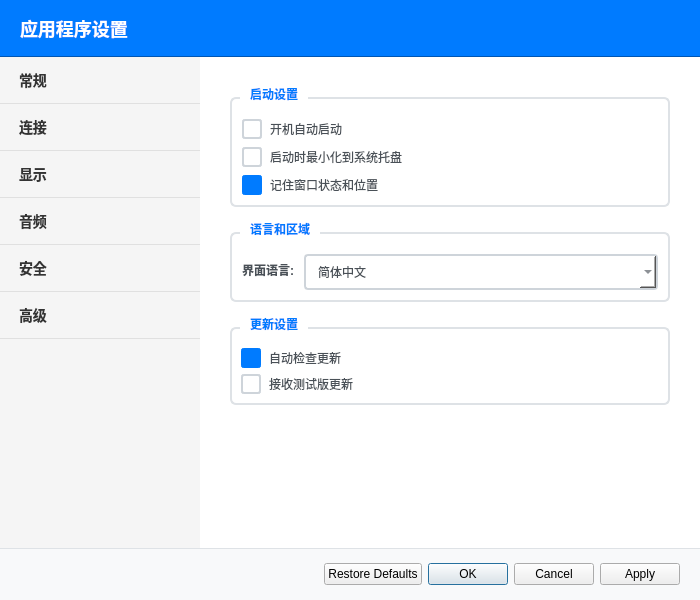
<?xml version="1.0" encoding="UTF-8"?>
<ui version="4.0">
 <class>SettingsDialog</class>
 <widget class="QDialog" name="SettingsDialog">
  <property name="geometry">
   <rect>
    <x>0</x>
    <y>0</y>
    <width>700</width>
    <height>600</height>
   </rect>
  </property>
  <property name="windowTitle">
   <string>应用程序设置</string>
  </property>
  <property name="windowIcon">
    <iconset resource="../../resources/resources.qrc">
     <normaloff>:/icons/settings.svg</normaloff>:/icons/settings.svg</iconset>
  </property>
  <property name="modal">
   <bool>true</bool>
  </property>
  <property name="styleSheet">
   <string>QDialog {
    background-color: #ffffff;
    color: #212529;
    font-family: "Segoe UI", "Microsoft YaHei", sans-serif;
    font-size: 13px;
}

QLabel {
    color: #495057;
    font-weight: 500;
}

QGroupBox {
    font-weight: bold;
    color: #343a40;
    border: 2px solid #dee2e6;
    border-radius: 6px;
    margin-top: 10px;
    padding-top: 10px;
}

QGroupBox::title {
    subcontrol-origin: margin;
    left: 10px;
    padding: 0 8px 0 8px;
    color: #007bff;
}

QCheckBox {
    color: #495057;
    spacing: 8px;
}

QCheckBox::indicator {
    width: 16px;
    height: 16px;
    border: 2px solid #ced4da;
    border-radius: 3px;
    background-color: #ffffff;
}

QCheckBox::indicator:checked {
    background-color: #007bff;
    border-color: #007bff;
    /* removed missing resource :/icons/check.png */
}

QComboBox {
    border: 2px solid #ced4da;
    border-radius: 4px;
    padding: 6px 12px;
    background-color: #ffffff;
    color: #495057;
    min-height: 20px;
}

QLineEdit:focus {
     border-color: #80bdff;
     outline: 0;
 }

QSpinBox {
    border: 2px solid #ced4da;
    border-radius: 4px;
    padding: 6px 12px;
    background-color: #ffffff;
    color: #495057;
    min-height: 20px;
}

QSpinBox:focus {
    border-color: #80bdff;
    outline: 0;
}

QLineEdit {
    border: 2px solid #ced4da;
    border-radius: 4px;
    padding: 8px 12px;
    background-color: #ffffff;
    color: #495057;
    font-size: 13px;
}

QLineEdit:focus {
    border-color: #80bdff;
    outline: 0;
}</string>
  </property>
  <layout class="QVBoxLayout" name="mainLayout">
   <property name="spacing">
    <number>0</number>
   </property>
   <property name="leftMargin">
    <number>0</number>
   </property>
   <property name="topMargin">
    <number>0</number>
   </property>
   <property name="rightMargin">
    <number>0</number>
   </property>
   <property name="bottomMargin">
    <number>0</number>
   </property>
   <item>
    <widget class="QWidget" name="titleWidget">
     <property name="styleSheet">
      <string>QWidget#titleWidget {
    background-color: #007bff;
    color: white;
    border-bottom: 1px solid #0056b3;
}</string>
     </property>
     <layout class="QHBoxLayout" name="titleLayout">
      <property name="leftMargin">
       <number>20</number>
      </property>
      <property name="topMargin">
       <number>15</number>
      </property>
      <property name="rightMargin">
       <number>20</number>
      </property>
      <property name="bottomMargin">
       <number>15</number>
      </property>
      <item>
       <widget class="QLabel" name="titleLabel">
        <property name="text">
         <string>应用程序设置</string>
        </property>
        <property name="styleSheet">
         <string>QLabel {
    color: white;
    font-size: 18px;
    font-weight: bold;
}</string>
        </property>
       </widget>
      </item>
      <item>
       <spacer name="titleSpacer">
        <property name="orientation">
         <enum>Qt::Horizontal</enum>
        </property>
        <property name="sizeHint" stdset="0">
         <size>
          <width>40</width>
          <height>20</height>
         </size>
        </property>
       </spacer>
      </item>
     </layout>
    </widget>
   </item>
   <item>
    <widget class="QWidget" name="contentWidget">
     <property name="styleSheet">
      <string>QWidget#contentWidget {
    background-color: #f8f9fa;
    border: none;
}</string>
     </property>
     <layout class="QHBoxLayout" name="contentLayout">
      <property name="spacing">
       <number>0</number>
      </property>
      <property name="leftMargin">
       <number>0</number>
      </property>
      <property name="topMargin">
       <number>0</number>
      </property>
      <property name="rightMargin">
       <number>0</number>
      </property>
      <property name="bottomMargin">
       <number>0</number>
      </property>
      <item>
       <widget class="QWidget" name="sidebarWidget">
        <property name="maximumSize">
         <size>
          <width>200</width>
          <height>16777215</height>
         </size>
        </property>
        <property name="styleSheet">
         <string>QWidget#sidebarWidget {
    background-color: #e9ecef;
    border-right: 1px solid #dee2e6;
}</string>
        </property>
        <layout class="QVBoxLayout" name="sidebarLayout">
         <property name="spacing">
          <number>0</number>
         </property>
         <property name="leftMargin">
          <number>0</number>
         </property>
         <property name="topMargin">
          <number>0</number>
         </property>
         <property name="rightMargin">
          <number>0</number>
         </property>
         <property name="bottomMargin">
          <number>0</number>
         </property>
         <item>
          <widget class="QListWidget" name="categoryListWidget">
           <property name="maximumSize">
            <size>
             <width>200</width>
             <height>16777215</height>
            </size>
           </property>
           <property name="iconSize">
            <size>
             <width>24</width>
             <height>24</height>
            </size>
           </property>
           <property name="styleSheet">
            <string>QListWidget {
    background-color: #f5f5f5;
    border: none;
    outline: none;
    font-size: 14px;
    font-weight: 500;
}

QListWidget::item {
    padding: 12px 16px;
    border-bottom: 1px solid #e0e0e0;
    color: #333;
}

QListWidget::item:selected {
    background-color: #007acc;
    color: white;
    border-left: 3px solid #005a9e;
}

QListWidget::item:hover {
    background-color: #e8f4fd;
    color: #007acc;
}</string>
           </property>
           <item>
            <property name="text">
             <string>常规</string>
            </property>
           </item>
           <item>
            <property name="text">
             <string>连接</string>
            </property>
           </item>
           <item>
            <property name="text">
             <string>显示</string>
            </property>
           </item>
           <item>
            <property name="text">
             <string>音频</string>
            </property>
           </item>
           <item>
            <property name="text">
             <string>安全</string>
            </property>
           </item>
           <item>
            <property name="text">
             <string>高级</string>
            </property>
           </item>
          </widget>
         </item>
        </layout>
       </widget>
      </item>
      <item>
       <widget class="QWidget" name="mainContentWidget">
        <property name="styleSheet">
         <string>QWidget#mainContentWidget {
    background-color: #ffffff;
    border: none;
}</string>
        </property>
        <layout class="QVBoxLayout" name="mainContentLayout">
         <property name="spacing">
          <number>10</number>
         </property>
         <property name="leftMargin">
          <number>20</number>
         </property>
         <property name="topMargin">
          <number>20</number>
         </property>
         <property name="rightMargin">
          <number>20</number>
         </property>
         <property name="bottomMargin">
          <number>20</number>
         </property>
         <item>
          <widget class="QStackedWidget" name="settingsStackedWidget">
           <property name="currentIndex">
            <number>0</number>
           </property>
           <widget class="QWidget" name="generalPage">
             <layout class="QVBoxLayout" name="generalLayout">
              <property name="spacing">
               <number>15</number>
              </property>
              <property name="leftMargin">
               <number>10</number>
              </property>
              <property name="topMargin">
               <number>10</number>
              </property>
              <property name="rightMargin">
               <number>10</number>
              </property>
              <property name="bottomMargin">
               <number>10</number>
              </property>
              <item>
               <widget class="QGroupBox" name="startupGroup">
                <property name="title">
                 <string>启动设置</string>
                </property>
                <layout class="QVBoxLayout" name="startupLayout">
                 <property name="spacing">
                  <number>8</number>
                 </property>
                 <property name="leftMargin">
                  <number>10</number>
                 </property>
                 <property name="topMargin">
                  <number>10</number>
                 </property>
                 <property name="rightMargin">
                  <number>10</number>
                 </property>
                 <property name="bottomMargin">
                  <number>10</number>
                 </property>
                 <item>
                  <widget class="QCheckBox" name="autoStartCheckBox">
                   <property name="text">
                    <string>开机自动启动</string>
                   </property>
                  </widget>
                 </item>
                 <item>
                  <widget class="QCheckBox" name="minimizeToTrayCheckBox">
                   <property name="text">
                    <string>启动时最小化到系统托盘</string>
                   </property>
                  </widget>
                 </item>
                 <item>
                  <widget class="QCheckBox" name="rememberWindowStateCheckBox">
                   <property name="text">
                    <string>记住窗口状态和位置</string>
                   </property>
                   <property name="checked">
                    <bool>true</bool>
                   </property>
                  </widget>
                 </item>
                </layout>
               </widget>
              </item>
              <item>
               <widget class="QGroupBox" name="languageGroup">
                <property name="title">
                 <string>语言和区域</string>
                </property>
                <layout class="QFormLayout" name="languageFormLayout">
                 <property name="horizontalSpacing">
                  <number>10</number>
                 </property>
                 <property name="verticalSpacing">
                  <number>8</number>
                 </property>
                 <property name="leftMargin">
                  <number>10</number>
                 </property>
                 <property name="topMargin">
                  <number>10</number>
                 </property>
                 <property name="rightMargin">
                  <number>10</number>
                 </property>
                 <property name="bottomMargin">
                  <number>10</number>
                 </property>
                 <item row="0" column="0">
                  <widget class="QLabel" name="languageLabel">
                   <property name="text">
                    <string>界面语言:</string>
                   </property>
                  </widget>
                 </item>
                 <item row="0" column="1">
                  <widget class="QComboBox" name="languageComboBox">
                   <item>
                    <property name="text">
                     <string>简体中文</string>
                    </property>
                   </item>
                   <item>
                    <property name="text">
                     <string>英语</string>
                    </property>
                   </item>
                  </widget>
                 </item>
                </layout>
               </widget>
              </item>
              <item>
               <widget class="QGroupBox" name="updateGroup">
                <property name="title">
                 <string>更新设置</string>
                </property>
                <layout class="QVBoxLayout" name="updateLayout">
                 <item>
                  <widget class="QCheckBox" name="autoUpdateCheckBox">
                   <property name="text">
                    <string>自动检查更新</string>
                   </property>
                   <property name="checked">
                    <bool>true</bool>
                   </property>
                  </widget>
                 </item>
                 <item>
                  <widget class="QCheckBox" name="betaUpdatesCheckBox">
                   <property name="text">
                    <string>接收测试版更新</string>
                   </property>
                  </widget>
                 </item>
                </layout>
               </widget>
              </item>
              <item>
               <spacer name="generalSpacer">
                <property name="orientation">
                 <enum>Qt::Vertical</enum>
                </property>
                <property name="sizeHint" stdset="0">
                 <size>
                  <width>20</width>
                  <height>40</height>
                 </size>
                </property>
               </spacer>
              </item>
             </layout>
            </widget>
            <widget class="QWidget" name="connectionPage">
             <layout class="QVBoxLayout" name="connectionLayout">
              <item>
               <widget class="QGroupBox" name="defaultConnectionGroup">
                <property name="title">
                 <string>默认连接设置</string>
                </property>
                <layout class="QFormLayout" name="defaultConnectionFormLayout">
                 <item row="0" column="0">
                  <widget class="QLabel" name="defaultPortLabel">
                   <property name="text">
                    <string>默认端口:</string>
                   </property>
                  </widget>
                 </item>
                 <item row="0" column="1">
                  <widget class="QSpinBox" name="defaultPortSpinBox">
                   <property name="minimum">
                    <number>1</number>
                   </property>
                   <property name="maximum">
                    <number>65535</number>
                   </property>
                   <property name="value">
                    <number>5900</number>
                   </property>
                  </widget>
                 </item>
                 <item row="1" column="0">
                  <widget class="QLabel" name="defaultTimeoutLabel">
                   <property name="text">
                    <string>连接超时:</string>
                   </property>
                  </widget>
                 </item>
                 <item row="1" column="1">
                  <widget class="QSpinBox" name="defaultTimeoutSpinBox">
                   <property name="suffix">
                    <string> 秒</string>
                   </property>
                   <property name="minimum">
                    <number>5</number>
                   </property>
                   <property name="maximum">
                    <number>300</number>
                   </property>
                   <property name="value">
                    <number>30</number>
                   </property>
                  </widget>
                 </item>
                </layout>
               </widget>
              </item>
              <item>
                <widget class="QGroupBox" name="historyGroup">
                 <property name="title">
                  <string>连接历史</string>
                 </property>
                 <layout class="QVBoxLayout" name="historyLayout">
                  <item>
                   <widget class="QCheckBox" name="savePasswordsCheckBox">
                    <property name="text">
                     <string>保存密码到历史记录</string>
                    </property>
                   </widget>
                  </item>
                 </layout>
                </widget>
               </item>
               <item>
                <widget class="QGroupBox" name="reconnectionGroup">
                 <property name="title">
                  <string>重连设置</string>
                 </property>
                 <layout class="QVBoxLayout" name="reconnectionLayout">
                  <item>
                   <widget class="QCheckBox" name="enableAutoReconnectCheckBox">
                    <property name="text">
                     <string>启用自动重连</string>
                    </property>
                   </widget>
                  </item>
                  <item>
                   <layout class="QFormLayout" name="reconnectionFormLayout">
                    <item row="0" column="0">
                     <widget class="QLabel" name="retryIntervalLabel">
                      <property name="text">
                       <string>重连间隔:</string>
                      </property>
                     </widget>
                    </item>
                    <item row="0" column="1">
                     <widget class="QSpinBox" name="retryIntervalSpinBox">
                      <property name="suffix">
                       <string> 秒</string>
                      </property>
                      <property name="minimum">
                       <number>1</number>
                      </property>
                      <property name="maximum">
                       <number>300</number>
                      </property>
                      <property name="value">
                       <number>5</number>
                      </property>
                     </widget>
                    </item>
                    <item row="1" column="0">
                     <widget class="QLabel" name="maxRetriesLabel">
                      <property name="text">
                       <string>最大重试次数:</string>
                      </property>
                     </widget>
                    </item>
                    <item row="1" column="1">
                     <widget class="QSpinBox" name="maxRetriesSpinBox">
                      <property name="minimum">
                       <number>1</number>
                      </property>
                      <property name="maximum">
                       <number>100</number>
                      </property>
                      <property name="value">
                       <number>3</number>
                      </property>
                     </widget>
                    </item>
                   </layout>
                  </item>
                 </layout>
                </widget>
               </item>
              <item>
               <spacer name="connectionSpacer">
                <property name="orientation">
                 <enum>Qt::Vertical</enum>
                </property>
                <property name="sizeHint" stdset="0">
                 <size>
                  <width>20</width>
                  <height>40</height>
                 </size>
                </property>
               </spacer>
              </item>
             </layout>
            </widget>
            <widget class="QWidget" name="displayPage">
             <layout class="QVBoxLayout" name="displayLayout">
              <item>
               <widget class="QGroupBox" name="defaultDisplayGroup">
                <property name="title">
                 <string>默认显示设置</string>
                </property>
                <layout class="QFormLayout" name="defaultDisplayFormLayout">
                 <item row="0" column="0">
                  <widget class="QLabel" name="defaultColorDepthLabel">
                   <property name="text">
                    <string>默认颜色深度:</string>
                   </property>
                  </widget>
                 </item>
                 <item row="0" column="1">
                  <widget class="QComboBox" name="defaultColorDepthComboBox">
                   <item>
                    <property name="text">
                     <string>16位 (65K 颜色)</string>
                    </property>
                   </item>
                   <item>
                    <property name="text">
                     <string>24位 (16M 颜色)</string>
                    </property>
                   </item>
                   <item>
                    <property name="text">
                     <string>32位 (真彩色)</string>
                    </property>
                   </item>
                  </widget>
                 </item>
                 <item row="1" column="1">
                  <widget class="QCheckBox" name="showCursorCheckBox">
                   <property name="text">
                    <string>显示远程光标</string>
                   </property>
                   <property name="checked">
                    <bool>true</bool>
                   </property>
                  </widget>
                 </item>
                </layout>
               </widget>
              </item>
              <item>
               <widget class="QGroupBox" name="performanceGroup">
                <property name="title">
                 <string>性能设置</string>
                </property>
                <layout class="QFormLayout" name="performanceFormLayout">
                 <item row="0" column="0">
                  <widget class="QLabel" name="defaultCompressionLabel">
                   <property name="text">
                    <string>默认压缩级别:</string>
                   </property>
                  </widget>
                 </item>
                 <item row="0" column="1">
                  <widget class="QSlider" name="defaultCompressionSlider">
                   <property name="minimum">
                    <number>0</number>
                   </property>
                   <property name="maximum">
                    <number>9</number>
                   </property>
                   <property name="value">
                    <number>6</number>
                   </property>
                   <property name="orientation">
                    <enum>Qt::Horizontal</enum>
                   </property>
                  </widget>
                 </item>
                 <item row="1" column="0">
                  <widget class="QLabel" name="frameRateLabel">
                   <property name="text">
                    <string>帧率 (FPS):</string>
                   </property>
                  </widget>
                 </item>
                 <item row="1" column="1">
                  <widget class="QSpinBox" name="frameRateSpinBox">
                   <property name="minimum">
                    <number>1</number>
                   </property>
                   <property name="maximum">
                    <number>120</number>
                   </property>
                   <property name="value">
                    <number>60</number>
                   </property>
                   <property name="suffix">
                    <string> FPS</string>
                   </property>
                  </widget>
                 </item>
                 <item row="2" column="0">
                  <widget class="QLabel" name="captureQualityLabel">
                   <property name="text">
                    <string>捕获质量:</string>
                   </property>
                  </widget>
                 </item>
                 <item row="2" column="1">
                  <widget class="QComboBox" name="captureQualityComboBox">
                   <item>
                    <property name="text">
                     <string>标准质量 (1.0x)</string>
                    </property>
                   </item>
                   <item>
                    <property name="text">
                     <string>高质量 (1.5x)</string>
                    </property>
                   </item>
                   <item>
                    <property name="text">
                     <string>超高质量 (2.0x)</string>
                    </property>
                   </item>
                  </widget>
                 </item>
                 <item row="3" column="0">
                  <widget class="QLabel" name="scalingModeLabel">
                   <property name="text">
                    <string>缩放模式:</string>
                   </property>
                  </widget>
                 </item>
                 <item row="3" column="1">
                  <widget class="QComboBox" name="scalingModeComboBox">
                   <item>
                    <property name="text">
                     <string>自适应窗口</string>
                    </property>
                   </item>
                   <item>
                    <property name="text">
                     <string>保持原始尺寸</string>
                    </property>
                   </item>
                   <item>
                    <property name="text">
                     <string>填充窗口</string>
                    </property>
                   </item>
                  </widget>
                 </item>
                </layout>
               </widget>
              </item>
              <item>
               <spacer name="displaySpacer">
                <property name="orientation">
                 <enum>Qt::Vertical</enum>
                </property>
                <property name="sizeHint" stdset="0">
                 <size>
                  <width>20</width>
                  <height>40</height>
                 </size>
                </property>
               </spacer>
              </item>
             </layout>
            </widget>
            <widget class="QWidget" name="audioPage">
             <layout class="QVBoxLayout" name="audioLayout">
              <item>
               <widget class="QGroupBox" name="audioGeneralGroup">
                <property name="title">
                 <string>音频设置</string>
                </property>
                <layout class="QVBoxLayout" name="audioGeneralLayout">
                 <item>
                  <widget class="QCheckBox" name="enableAudioCheckBox">
                   <property name="text">
                    <string>启用音频传输</string>
                   </property>
                  </widget>
                 </item>
                 <item>
                  <layout class="QFormLayout" name="audioFormLayout">
                   <item row="0" column="0">
                    <widget class="QLabel" name="audioQualityLabel">
                     <property name="text">
                      <string>音频质量:</string>
                     </property>
                    </widget>
                   </item>
                   <item row="0" column="1">
                    <widget class="QComboBox" name="audioQualityComboBox">
                     <item>
                      <property name="text">
                       <string>低质量 (8kHz)</string>
                      </property>
                     </item>
                     <item>
                      <property name="text">
                       <string>中等质量 (22kHz)</string>
                      </property>
                     </item>
                     <item>
                      <property name="text">
                       <string>高质量 (44kHz)</string>
                      </property>
                     </item>
                    </widget>
                   </item>
                  </layout>
                 </item>
                </layout>
               </widget>
              </item>
              <item>
               <spacer name="audioSpacer">
                <property name="orientation">
                 <enum>Qt::Vertical</enum>
                </property>
                <property name="sizeHint" stdset="0">
                 <size>
                  <width>20</width>
                  <height>40</height>
                 </size>
                </property>
               </spacer>
              </item>
             </layout>
            </widget>
            <widget class="QWidget" name="securityPage">
             <layout class="QVBoxLayout" name="securityLayout">
              <item>
               <widget class="QGroupBox" name="encryptionGroup">
                <property name="title">
                 <string>加密设置</string>
                </property>
                <layout class="QVBoxLayout" name="encryptionLayout">
                 <item>
                  <widget class="QCheckBox" name="defaultEncryptionCheckBox">
                   <property name="text">
                    <string>默认启用加密</string>
                   </property>
                   <property name="checked">
                    <bool>true</bool>
                   </property>
                  </widget>
                 </item>
                </layout>
               </widget>
              </item>
              <item>
               <spacer name="securitySpacer">
                <property name="orientation">
                 <enum>Qt::Vertical</enum>
                </property>
                <property name="sizeHint" stdset="0">
                 <size>
                  <width>20</width>
                  <height>40</height>
                 </size>
                </property>
               </spacer>
              </item>
             </layout>
            </widget>
            <widget class="QWidget" name="advancedPage">
             <layout class="QVBoxLayout" name="advancedLayout">
              <item>
               <widget class="QGroupBox" name="loggingGroup">
                <property name="title">
                 <string>日志设置</string>
                </property>
                <layout class="QFormLayout" name="loggingFormLayout">
                 <item row="0" column="0">
                  <widget class="QLabel" name="logLevelLabel">
                   <property name="text">
                    <string>日志级别:</string>
                   </property>
                  </widget>
                 </item>
                 <item row="0" column="1">
                  <widget class="QComboBox" name="logLevelComboBox">
                   <item>
                    <property name="text">
                     <string>错误</string>
                    </property>
                   </item>
                   <item>
                    <property name="text">
                     <string>警告</string>
                    </property>
                   </item>
                   <item>
                    <property name="text">
                     <string>信息</string>
                    </property>
                   </item>
                   <item>
                    <property name="text">
                     <string>调试</string>
                    </property>
                   </item>
                  </widget>
                 </item>
                </layout>
               </widget>
              </item>
              <item>
               <spacer name="advancedSpacer">
                <property name="orientation">
                 <enum>Qt::Vertical</enum>
                </property>
                <property name="sizeHint" stdset="0">
                 <size>
                  <width>20</width>
                  <height>40</height>
                 </size>
                </property>
               </spacer>
              </item>
             </layout>
            </widget>
          </widget>
         </item>
        </layout>
       </widget>
      </item>
     </layout>
    </widget>
   </item>
   <item>
    <widget class="QWidget" name="buttonWidget">
     <property name="styleSheet">
      <string>QWidget#buttonWidget {
    background-color: #f8f9fa;
    border-top: 1px solid #dee2e6;
}</string>
     </property>
     <layout class="QHBoxLayout" name="buttonLayout">
      <property name="leftMargin">
       <number>20</number>
      </property>
      <property name="topMargin">
       <number>15</number>
      </property>
      <property name="rightMargin">
       <number>20</number>
      </property>
      <property name="bottomMargin">
       <number>15</number>
      </property>
      <item>
       <spacer name="buttonSpacer">
        <property name="orientation">
         <enum>Qt::Horizontal</enum>
        </property>
        <property name="sizeHint" stdset="0">
         <size>
          <width>40</width>
          <height>20</height>
         </size>
        </property>
       </spacer>
      </item>
      <item>
       <widget class="QDialogButtonBox" name="buttonBox">
        <property name="orientation">
         <enum>Qt::Horizontal</enum>
        </property>
        <property name="standardButtons">
         <set>QDialogButtonBox::Apply|QDialogButtonBox::Cancel|QDialogButtonBox::Ok|QDialogButtonBox::RestoreDefaults</set>
        </property>
        <property name="styleSheet">
         <string>QDialogButtonBox {
    margin-top: 10px;
    padding: 10px;
}

QDialogButtonBox QPushButton {
    min-width: 80px;
    min-height: 32px;
    padding: 6px 16px;
    background-color: #6c757d;
    border: 1px solid #6c757d;
    border-radius: 4px;
    color: white;
    font-weight: 500;
    font-size: 13px;
}

QDialogButtonBox QPushButton:hover {
    background-color: #5a6268;
    border-color: #545b62;
}

QDialogButtonBox QPushButton:pressed {
    background-color: #545b62;
    border-color: #4e555b;
}

QDialogButtonBox QPushButton:default {
    background-color: #007bff;
    border-color: #007bff;
}

QDialogButtonBox QPushButton:default:hover {
    background-color: #0069d9;
    border-color: #0062cc;
}

QDialogButtonBox QPushButton:default:pressed {
    background-color: #0062cc;
    border-color: #005cbf;
}</string>
        </property>
       </widget>
      </item>
     </layout>
    </widget>
   </item>
  </layout>
 </widget>
 <resources>
  <include location="../../resources/resources.qrc"/>
 </resources>
 <connections>
  <connection>
   <sender>buttonBox</sender>
   <signal>accepted()</signal>
   <receiver>SettingsDialog</receiver>
   <slot>accept()</slot>
   <hints>
    <hint type="sourcelabel">
     <x>248</x>
     <y>254</y>
    </hint>
    <hint type="destinationlabel">
     <x>157</x>
     <y>274</y>
    </hint>
   </hints>
  </connection>
  <connection>
   <sender>buttonBox</sender>
   <signal>rejected()</signal>
   <receiver>SettingsDialog</receiver>
   <slot>reject()</slot>
   <hints>
    <hint type="sourcelabel">
     <x>316</x>
     <y>260</y>
    </hint>
    <hint type="destinationlabel">
     <x>286</x>
     <y>274</y>
    </hint>
   </hints>
  </connection>
 </connections>
</ui>
